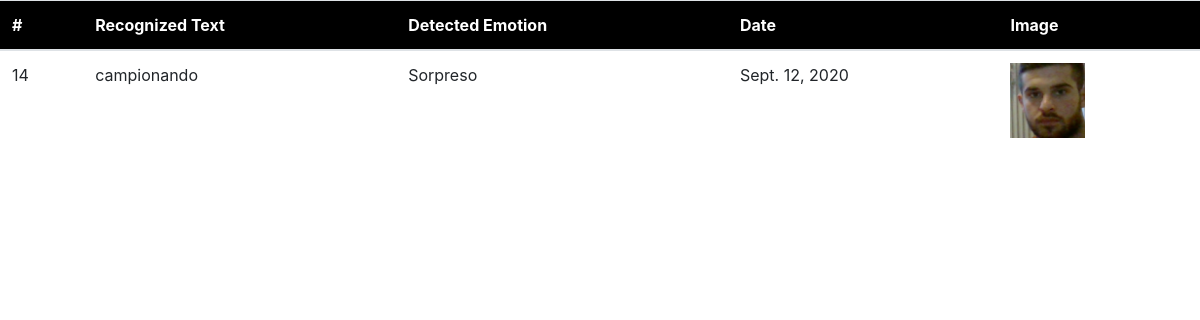
Page /surprise on the committed database.
### polls/models.py (models this page shows, shortened)
class Table(models.Model):
    date = models.DateField()
    speech_text = models.CharField(max_length=200)
    emotion = models.CharField(max_length=20)
    image = models.TextField()

### polls/views.py (the view)
# urls.py: path('surprise', views.SurpriseView.as_view(), name='surprises'),
class SurpriseView(generic.ListView):
    template_name = 'polls/surprise.html'
    context_object_name = 'surprise_emotion_list'
    model = Table
    def get_queryset(self):
        return Table.objects.filter(emotion="Sorpreso")

### polls/templates/polls/surprise.html (shortened to what this page needs)
<!DOCTYPE html>
<html lang="en">
<head>
</head>
<body>
{% extends "polls/search.html" %}
{% block content %}
    {% if surprise_emotion_list %}
        <table class="table">
            <thead class="grey lighten-2">
            <tr><th scope="col">#</th><th scope="col">Recognized Text</th><th scope="col">Detected Emotion</th><th scope="col">Date</th><th scope="col">Image</th></tr>
            </thead>
            <tbody>
                {% for surprise in surprise_emotion_list%}
                <tr scope="row" >
                    <td>{{ surprise.id}}</td>
                    <td>{{ surprise.speech_text }}</td>
                    <td>{{ surprise.emotion }}</td>
                    <td>{{ surprise.date }}</td>
                    <td style="height: 100px;">
                        <img onclick="myFunction('{{surprise.image}}')" style="max-height: 100%;">
                    </td>
                </tr>
                {% endfor %}
            </tbody>
        </table>
    {% else %}
        <p>Database is empty</p>
    {% endif %}
{% endblock %}

### polls/static/MDB-Free_4.19.1/css/style.css (style rules this page uses)
.grey { background: black; color: white; }

### rows in the picture
Table: id "14", speech_text "campionando", emotion "Sorpreso", date "Sept. 12, 2020"
